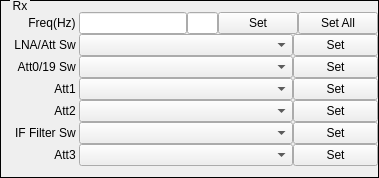
    <widget class="QGroupBox" name="groupBoxRx">
     <property name="styleSheet">
      <string notr="true">QGroupBox{ border:1px solid black; margin-top:0.5ex; }
QGroupBox::title { subcontrol-origin:margin; subcontrol-position:top left; top:-1px; left:10px; margin-left: 0px; padding:0 1px; }</string>
     </property>
     <property name="title">
      <string>Rx</string>
     </property>
     <layout class="QHBoxLayout" name="horizontalLayout_2">
      <property name="spacing">
       <number>0</number>
      </property>
      <property name="leftMargin">
       <number>0</number>
      </property>
      <property name="rightMargin">
       <number>0</number>
      </property>
      <item>
       <layout class="QVBoxLayout" name="verticalLayoutRx">
        <property name="spacing">
         <number>0</number>
        </property>
        <item>
         <layout class="QHBoxLayout" name="horizontalLayoutRx0">
          <property name="spacing">
           <number>0</number>
          </property>
          <item>
           <widget class="QLabel" name="labelRxFreq">
            <property name="sizePolicy">
             <sizepolicy hsizetype="Preferred" vsizetype="Fixed">
              <horstretch>0</horstretch>
              <verstretch>0</verstretch>
             </sizepolicy>
            </property>
            <property name="minimumSize">
             <size>
              <width>78</width>
              <height>16</height>
             </size>
            </property>
            <property name="text">
             <string>Freq(Hz) </string>
            </property>
            <property name="alignment">
             <set>Qt::AlignRight|Qt::AlignTrailing|Qt::AlignVCenter</set>
            </property>
            <property name="buddy">
             <cstring>lineEditRxFreq</cstring>
            </property>
           </widget>
          </item>
          <item>
           <widget class="QLineEdit" name="lineEditRxFreq">
            <property name="sizePolicy">
             <sizepolicy hsizetype="Expanding" vsizetype="Fixed">
              <horstretch>5</horstretch>
              <verstretch>0</verstretch>
             </sizepolicy>
            </property>
           </widget>
          </item>
          <item>
           <widget class="QLineEdit" name="lineEditRxFreqStep">
            <property name="sizePolicy">
             <sizepolicy hsizetype="Fixed" vsizetype="Fixed">
              <horstretch>0</horstretch>
              <verstretch>0</verstretch>
             </sizepolicy>
            </property>
            <property name="maximumSize">
             <size>
              <width>31</width>
              <height>16777215</height>
             </size>
            </property>
           </widget>
          </item>
          <item>
           <widget class="QPushButton" name="pushButtonSetRxFreq">
            <property name="sizePolicy">
             <sizepolicy hsizetype="Expanding" vsizetype="Fixed">
              <horstretch>1</horstretch>
              <verstretch>0</verstretch>
             </sizepolicy>
            </property>
            <property name="text">
             <string>Set</string>
            </property>
           </widget>
          </item>
          <item>
           <widget class="QPushButton" name="pushButtonSetRxAll">
            <property name="sizePolicy">
             <sizepolicy hsizetype="Expanding" vsizetype="Fixed">
              <horstretch>1</horstretch>
              <verstretch>0</verstretch>
             </sizepolicy>
            </property>
            <property name="text">
             <string>Set All</string>
            </property>
           </widget>
          </item>
         </layout>
        </item>
        <item>
         <layout class="QHBoxLayout" name="horizontalLayoutRx1">
          <property name="spacing">
           <number>0</number>
          </property>
          <item>
           <widget class="QLabel" name="labelRxLNAAttSw">
            <property name="sizePolicy">
             <sizepolicy hsizetype="Preferred" vsizetype="Fixed">
              <horstretch>0</horstretch>
              <verstretch>0</verstretch>
             </sizepolicy>
            </property>
            <property name="minimumSize">
             <size>
              <width>78</width>
              <height>16</height>
             </size>
            </property>
            <property name="text">
             <string>LNA/Att Sw </string>
            </property>
            <property name="alignment">
             <set>Qt::AlignRight|Qt::AlignTrailing|Qt::AlignVCenter</set>
            </property>
            <property name="buddy">
             <cstring>comboBoxRxLNAAttSw</cstring>
            </property>
           </widget>
          </item>
          <item>
           <widget class="QComboBox" name="comboBoxRxLNAAttSw">
            <property name="sizePolicy">
             <sizepolicy hsizetype="Expanding" vsizetype="Fixed">
              <horstretch>5</horstretch>
              <verstretch>0</verstretch>
             </sizepolicy>
            </property>
           </widget>
          </item>
          <item>
           <widget class="QPushButton" name="pushButtonSetRxLNAAttSw">
            <property name="sizePolicy">
             <sizepolicy hsizetype="Expanding" vsizetype="Fixed">
              <horstretch>2</horstretch>
              <verstretch>0</verstretch>
             </sizepolicy>
            </property>
            <property name="text">
             <string>Set</string>
            </property>
           </widget>
          </item>
         </layout>
        </item>
        <item>
         <layout class="QHBoxLayout" name="horizontalLayoutRx2">
          <property name="spacing">
           <number>0</number>
          </property>
          <item>
           <widget class="QLabel" name="labelRxAtt019Sw">
            <property name="sizePolicy">
             <sizepolicy hsizetype="Preferred" vsizetype="Fixed">
              <horstretch>0</horstretch>
              <verstretch>0</verstretch>
             </sizepolicy>
            </property>
            <property name="minimumSize">
             <size>
              <width>78</width>
              <height>16</height>
             </size>
            </property>
            <property name="text">
             <string>Att0/19 Sw </string>
            </property>
            <property name="alignment">
             <set>Qt::AlignRight|Qt::AlignTrailing|Qt::AlignVCenter</set>
            </property>
            <property name="buddy">
             <cstring>comboBoxRxAtt019Sw</cstring>
            </property>
           </widget>
          </item>
          <item>
           <widget class="QComboBox" name="comboBoxRxAtt019Sw">
            <property name="sizePolicy">
             <sizepolicy hsizetype="Expanding" vsizetype="Fixed">
              <horstretch>5</horstretch>
              <verstretch>0</verstretch>
             </sizepolicy>
            </property>
           </widget>
          </item>
          <item>
           <widget class="QPushButton" name="pushButtonSetRxAtt019Sw">
            <property name="sizePolicy">
             <sizepolicy hsizetype="Expanding" vsizetype="Fixed">
              <horstretch>2</horstretch>
              <verstretch>0</verstretch>
             </sizepolicy>
            </property>
            <property name="text">
             <string>Set</string>
            </property>
           </widget>
          </item>
         </layout>
        </item>
        <item>
         <layout class="QHBoxLayout" name="horizontalLayoutRx3">
          <property name="spacing">
           <number>0</number>
          </property>
          <item>
           <widget class="QLabel" name="labelRxAtt1">
            <property name="sizePolicy">
             <sizepolicy hsizetype="Preferred" vsizetype="Fixed">
              <horstretch>0</horstretch>
              <verstretch>0</verstretch>
             </sizepolicy>
            </property>
            <property name="minimumSize">
             <size>
              <width>78</width>
              <height>16</height>
             </size>
            </property>
            <property name="text">
             <string>Att1 </string>
            </property>
            <property name="alignment">
             <set>Qt::AlignRight|Qt::AlignTrailing|Qt::AlignVCenter</set>
            </property>
            <property name="buddy">
             <cstring>comboBoxRxAtt1</cstring>
            </property>
           </widget>
          </item>
          <item>
           <widget class="QComboBox" name="comboBoxRxAtt1">
            <property name="sizePolicy">
             <sizepolicy hsizetype="Expanding" vsizetype="Fixed">
              <horstretch>5</horstretch>
              <verstretch>0</verstretch>
             </sizepolicy>
            </property>
           </widget>
          </item>
          <item>
           <widget class="QPushButton" name="pushButtonSetRxAtt1">
            <property name="sizePolicy">
             <sizepolicy hsizetype="Expanding" vsizetype="Fixed">
              <horstretch>2</horstretch>
              <verstretch>0</verstretch>
             </sizepolicy>
            </property>
            <property name="text">
             <string>Set</string>
            </property>
           </widget>
          </item>
         </layout>
        </item>
        <item>
         <layout class="QHBoxLayout" name="horizontalLayoutRx4">
          <property name="spacing">
           <number>0</number>
          </property>
          <item>
           <widget class="QLabel" name="labelRxAtt2">
            <property name="sizePolicy">
             <sizepolicy hsizetype="Preferred" vsizetype="Fixed">
              <horstretch>0</horstretch>
              <verstretch>0</verstretch>
             </sizepolicy>
            </property>
            <property name="minimumSize">
             <size>
              <width>78</width>
              <height>16</height>
             </size>
            </property>
            <property name="text">
             <string>Att2 </string>
            </property>
            <property name="alignment">
             <set>Qt::AlignRight|Qt::AlignTrailing|Qt::AlignVCenter</set>
            </property>
            <property name="buddy">
             <cstring>comboBoxRxAtt2</cstring>
            </property>
           </widget>
          </item>
          <item>
           <widget class="QComboBox" name="comboBoxRxAtt2">
            <property name="sizePolicy">
             <sizepolicy hsizetype="Expanding" vsizetype="Fixed">
              <horstretch>5</horstretch>
              <verstretch>0</verstretch>
             </sizepolicy>
            </property>
           </widget>
          </item>
          <item>
           <widget class="QPushButton" name="pushButtonSetRxAtt2">
            <property name="sizePolicy">
             <sizepolicy hsizetype="Expanding" vsizetype="Fixed">
              <horstretch>2</horstretch>
              <verstretch>0</verstretch>
             </sizepolicy>
            </property>
            <property name="text">
             <string>Set</string>
            </property>
           </widget>
          </item>
         </layout>
        </item>
        <item>
         <layout class="QHBoxLayout" name="horizontalLayoutRx5">
          <property name="spacing">
           <number>0</number>
          </property>
          <item>
           <widget class="QLabel" name="labelIFFilterSw">
            <property name="sizePolicy">
             <sizepolicy hsizetype="Preferred" vsizetype="Fixed">
              <horstretch>0</horstretch>
              <verstretch>0</verstretch>
             </sizepolicy>
            </property>
            <property name="minimumSize">
             <size>
              <width>78</width>
              <height>16</height>
             </size>
            </property>
            <property name="text">
             <string>IF Filter Sw </string>
            </property>
            <property name="alignment">
             <set>Qt::AlignRight|Qt::AlignTrailing|Qt::AlignVCenter</set>
            </property>
            <property name="buddy">
             <cstring>comboBoxIFFilterSw</cstring>
            </property>
           </widget>
          </item>
          <item>
           <widget class="QComboBox" name="comboBoxIFFilterSw">
            <property name="sizePolicy">
             <sizepolicy hsizetype="Expanding" vsizetype="Fixed">
              <horstretch>5</horstretch>
              <verstretch>0</verstretch>
             </sizepolicy>
            </property>
           </widget>
          </item>
          <item>
           <widget class="QPushButton" name="pushButtonSetIFFilterSw">
            <property name="sizePolicy">
             <sizepolicy hsizetype="Expanding" vsizetype="Fixed">
              <horstretch>2</horstretch>
              <verstretch>0</verstretch>
             </sizepolicy>
            </property>
            <property name="text">
             <string>Set</string>
            </property>
           </widget>
          </item>
         </layout>
        </item>
        <item>
         <layout class="QHBoxLayout" name="horizontalLayoutRx6">
          <property name="spacing">
           <number>0</number>
          </property>
          <item>
           <widget class="QLabel" name="labelRxAtt3">
            <property name="sizePolicy">
             <sizepolicy hsizetype="Preferred" vsizetype="Fixed">
              <horstretch>0</horstretch>
              <verstretch>0</verstretch>
             </sizepolicy>
            </property>
            <property name="minimumSize">
             <size>
              <width>78</width>
              <height>16</height>
             </size>
            </property>
            <property name="text">
             <string>Att3 </string>
            </property>
            <property name="alignment">
             <set>Qt::AlignRight|Qt::AlignTrailing|Qt::AlignVCenter</set>
            </property>
            <property name="buddy">
             <cstring>comboBoxRxAtt3</cstring>
            </property>
           </widget>
          </item>
          <item>
           <widget class="QComboBox" name="comboBoxRxAtt3">
            <property name="sizePolicy">
             <sizepolicy hsizetype="Expanding" vsizetype="Fixed">
              <horstretch>5</horstretch>
              <verstretch>0</verstretch>
             </sizepolicy>
            </property>
           </widget>
          </item>
          <item>
           <widget class="QPushButton" name="pushButtonSetRxAtt3">
            <property name="sizePolicy">
             <sizepolicy hsizetype="Expanding" vsizetype="Fixed">
              <horstretch>2</horstretch>
              <verstretch>0</verstretch>
             </sizepolicy>
            </property>
            <property name="text">
             <string>Set</string>
            </property>
           </widget>
          </item>
         </layout>
        </item>
       </layout>
      </item>
     </layout>
    </widget>
